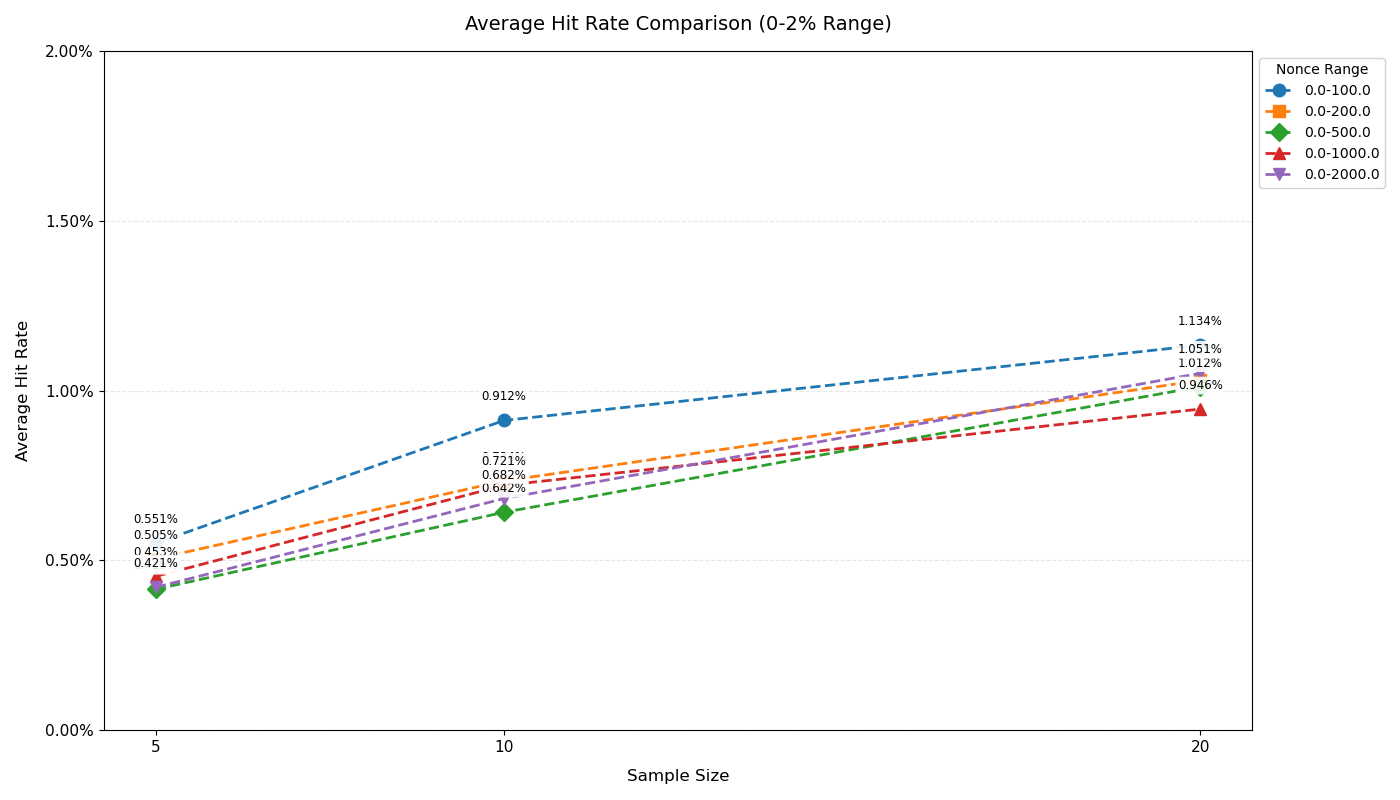

Write Python code to recreate this figure.
import pandas as pd
import matplotlib.pyplot as plt
import numpy as np
from io import StringIO
from matplotlib.ticker import PercentFormatter

data = """
NonceMin,NonceMax,SampleSize,AvgHitRate,StdDev,MinHitRate,MaxHitRate
0.0,100.0,5,0.005512567397123755,0.004241908704242438,0.0,0.02033770297243351
0.0,100.0,10,0.009121630598746114,0.019032761749395652,0.001040582726326743,0.18909544783553162
0.0,100.0,20,0.011337451126633914,0.01394514158621301,0.0014662015268719348,0.11684503738454773

NonceMin,NonceMax,SampleSize,AvgHitRate,StdDev,MinHitRate,MaxHitRate
0.0,200.0,5,0.0050501717851863725,0.005184270050383699,0.00010077089736484103,0.0325082130032852
0.0,200.0,10,0.007342206384429618,0.0077964431283596,0.0008738794610137001,0.06337463377907263
0.0,200.0,20,0.010298442462803958,0.008003616240260622,0.0010215453194650818,0.04074055821135807

NonceMin,NonceMax,SampleSize,AvgHitRate,StdDev,MinHitRate,MaxHitRate
0.0,500.0,5,0.004153573390789994,0.0029202554074119983,0.00019311854259873186,0.017098863710715142
0.0,500.0,10,0.006419934035457327,0.007303684638599593,0.0002849772018238541,0.05664263645726056
0.0,500.0,20,0.010116870019094457,0.00932171283228931,0.00017671818269447034,0.06203478322221046

NonceMin,NonceMax,SampleSize,AvgHitRate,StdDev,MinHitRate,MaxHitRate
0.0,1000.0,5,0.004533931191885698,0.006036933447633924,0.0,0.05610030541713551
0.0,1000.0,10,0.007212000156982896,0.008780057958226527,0.0,0.07957559681697612
0.0,1000.0,20,0.009456688166467896,0.009148444311906492,0.0010163892770931266,0.06338181028869112

NonceMin,NonceMax,SampleSize,AvgHitRate,StdDev,MinHitRate,MaxHitRate
0.0,2000.0,5,0.0042115742347439734,0.004623959305395143,0.0,0.035025017869907075
0.0,2000.0,10,0.006824264818107292,0.004053072476247001,0.0012098725600903372,0.022276993079912787
0.0,2000.0,20,0.010509897101074013,0.011078941324718827,0.0016733067729083665,0.08182651991614255
"""

# Data processing
blocks = data.strip().split('\n\n')
dfs = []
for block in blocks:
    lines = block.split('\n')
    header = lines[0].split(',')
    content = '\n'.join(lines[1:])
    df_block = pd.read_csv(StringIO(content), names=header)
    dfs.append(df_block)
df = pd.concat(dfs, ignore_index=True)

# Create visualization
plt.figure(figsize=(14, 8))
nonce_ranges = df[['NonceMin', 'NonceMax']].drop_duplicates().values

# 5-color palette with distinct markers
colors = ['#1f77b4', '#ff7f0e', '#2ca02c', '#d62728', '#9467bd']
markers = ['o', 's', 'D', '^', 'v']  # 5 unique markers

# Plot each nonce range
for i, ((min_val, max_val), color, marker) in enumerate(zip(nonce_ranges, colors, markers)):
    subset = df[(df['NonceMin'] == min_val) & (df['NonceMax'] == max_val)]

    # Plot line with markers
    plt.plot(subset['SampleSize'], subset['AvgHitRate'],
             marker=marker, color=color, linestyle='--',
             markersize=9, linewidth=2,
             label=f'{min_val}-{max_val}')

# Formatting
ax = plt.gca()
ax.yaxis.set_major_formatter(PercentFormatter(1.0, decimals=2))
plt.ylim(0, 0.02)  # Fixed 0-2% range
plt.xticks([5, 10, 20], fontsize=11)
plt.yticks(np.arange(0, 0.021, 0.005), fontsize=11)  # 0.5% increments

# Value labels with adjusted positioning
for _, row in df.iterrows():
    plt.text(row['SampleSize'], row['AvgHitRate'] + 0.0005,  # Reduced offset
             f"{row['AvgHitRate']:.3%}",
             ha='center', va='bottom', fontsize=8.5,
             bbox=dict(facecolor='white', alpha=0.9, edgecolor='none', boxstyle='round,pad=0.2'))

# Labels and title
plt.xlabel('Sample Size', fontsize=12, labelpad=10)
plt.ylabel('Average Hit Rate', fontsize=12, labelpad=10)
plt.title('Average Hit Rate Comparison (0-2% Range)', fontsize=14, pad=15)

# Grid and legend
plt.grid(True, linestyle='--', alpha=0.3, axis='y')
plt.legend(loc='upper left', bbox_to_anchor=(1, 1),  # Right-side legend
           title='Nonce Range', framealpha=0.9)

plt.tight_layout()
plt.show()
